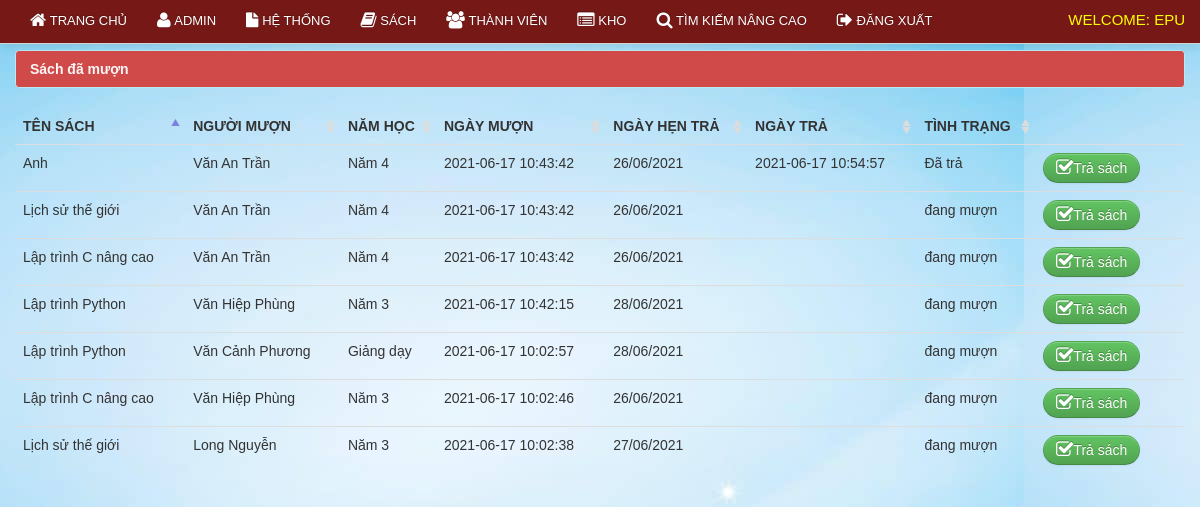
/qltv/librarian/view_borrow.php (signed in), run on the app's committed database.
### tables this page shows
CREATE TABLE `borrow` (
  `borrow_id` int(11) NOT NULL AUTO_INCREMENT,
  `member_id` bigint(50) NOT NULL,
  `date_borrow` varchar(100) NOT NULL,
  `due_date` varchar(100) DEFAULT NULL,
  PRIMARY KEY (`borrow_id`),
  KEY `borrowerid` (`member_id`),
  KEY `borrowid` (`borrow_id`)
);

CREATE TABLE `book` (
  `book_id` int(11) NOT NULL AUTO_INCREMENT,
  `book_title` varchar(100) NOT NULL,
  `category_id` int(50) NOT NULL,
  `author` varchar(50) NOT NULL,
  `book_copies` int(11) NOT NULL,
  `book_pub` varchar(100) NOT NULL,
  `publisher_name` varchar(100) NOT NULL,
  `isbn` varchar(50) NOT NULL,
  `copyright_year` int(11) NOT NULL,
  `date_receive` varchar(20) NOT NULL,
  `date_added` datetime NOT NULL,
  `status` varchar(30) NOT NULL,
  PRIMARY KEY (`book_id`)
);

CREATE TABLE `member` (
  `member_id` int(11) NOT NULL AUTO_INCREMENT,
  `firstname` varchar(100) NOT NULL,
  `lastname` varchar(100) NOT NULL,
  `gender` varchar(10) NOT NULL,
  `address` varchar(100) NOT NULL,
  `contact` varchar(100) NOT NULL,
  `type` varchar(100) NOT NULL,
  `year_level` varchar(100) NOT NULL,
  `status` varchar(100) NOT NULL,
  PRIMARY KEY (`member_id`)
);

CREATE TABLE `borrowdetails` (
  `borrow_details_id` int(11) NOT NULL AUTO_INCREMENT,
  `book_id` int(11) NOT NULL,
  `borrow_id` int(11) NOT NULL,
  `borrow_status` varchar(50) NOT NULL,
  `date_return` varchar(100) NOT NULL,
  PRIMARY KEY (`borrow_details_id`)
);

### qltv/librarian/view_borrow.php (the view, shortened to what this page needs)
<?php include('header.php'); ?>
<?php include('navbar_borrow.php'); ?>
    <div class="container">
		<div class="margin-top">
			<div class="row">
				<div class="span12">
						<div class="alert alert-info"><strong>Sách đã mượn</strong></div>
                            <table cellpadding="0" cellspacing="0" border="0" class="table" id="example">
                                <thead>
                                    <tr>
                                        <th>Tên sách</th>
                                        <th>Người mượn</th>
                                        <th>Năm học</th>
                                        <th>Ngày mượn</th>
                                        <th>Ngày hẹn trả</th>
                                        <th>Ngày trả</th>
										<th>Tình trạng</th>
                                    </tr>
                                </thead>
                                <tbody>
                                  <?php  $user_query=mysqli_query($conn,"select * from borrow
								LEFT JOIN member ON borrow.member_id = member.member_id
								LEFT JOIN borrowdetails ON borrow.borrow_id = borrowdetails.borrow_id
								LEFT JOIN book on borrowdetails.book_id =  book.book_id
								ORDER BY borrow.borrow_id DESC
								  ")or die(mysqli_error());
									while($row=mysqli_fetch_array($user_query)){
									$id=$row['borrow_id'];
									$borrow_details_id=$row['borrow_details_id'];
									?>
									<tr class="del<?php echo $id ?>">
                                    <td><?php echo $row['book_title']; ?></td>
                                    <td><?php echo $row['firstname']." ".$row['lastname']; ?></td>
                                    <td><?php echo $row['year_level']; ?></td>
									<td><?php echo $row['date_borrow']; ?></td>
                                    <td><?php echo $row['due_date']; ?> </td>
									<td><?php echo $row['date_return']; ?> </td>
									<td><?php echo $row['borrow_status'];?></td>
									<td> <a rel="tooltip"  title="Return" id="<?php echo $borrow_details_id; ?>" href="#delete_book<?php echo $borrow_details_id; ?>" data-toggle="modal"    class="btn btn-success"><i class="icon-check icon-large"></i>Trả sách</a>
                                    <td></td>
                                    </tr>
									<?php  }  ?>
                                </tbody>
                            </table>
			</div>
			</div>
		</div>
    </div>
<?php include('footer.php') ?>

### qltv/css/docs.css (style rules this page uses)
body { font-family:'TR Century Gothic',Helvetica,Arial,sans-serif !important; }
.btn { border-radius: 25px !important; }
.alert { text-shadow: none; }
th { text-transform:uppercase; }
.margin-top { margin-top:50px; }
body { background: url(../img/grid_noise.png); position: relative; }

### qltv/css/print.css (style rules this page uses)
th { text-align:left; }
td { text-align:left; border-top:1px solid; padding:2px; }
.btn { display:none; }
.alert { display:none; }
body { font-family:arial; font-size:13px; }

### data on the page
borrow: book.book_title "Anh", member.firstname "Văn An", member.lastname "Trần", member.year_level "Năm 4", date_borrow "2021-06-17 10:43:42", due_date "26/06/2021", borrowdetails.date_return "2021-06-17 10:54:57", borrowdetails.borrow_status "Đã trả", book.book_title "Lịch sử thế giới", borrowdetails.borrow_status "đang mượn", book.book_title "Lập trình C nâng cao"
borrow: book.book_title "Lập trình Python", member.firstname "Văn Hiệp", member.lastname "Phùng", member.year_level "Năm 3", date_borrow "2021-06-17 10:42:15", due_date "28/06/2021", borrowdetails.borrow_status "đang mượn"
borrow: book.book_title "Lập trình Python", member.firstname "Văn Cảnh", member.lastname "Phương", member.year_level "Giảng dạy", date_borrow "2021-06-17 10:02:57", due_date "28/06/2021", borrowdetails.borrow_status "đang mượn"
borrow: book.book_title "Lập trình C nâng cao", member.firstname "Văn Hiệp", member.lastname "Phùng", member.year_level "Năm 3", date_borrow "2021-06-17 10:02:46", due_date "26/06/2021", borrowdetails.borrow_status "đang mượn"
borrow: book.book_title "Lịch sử thế giới", member.firstname "Long", member.lastname "Nguyễn", member.year_level "Năm 3", date_borrow "2021-06-17 10:02:38", due_date "27/06/2021", borrowdetails.borrow_status "đang mượn"
